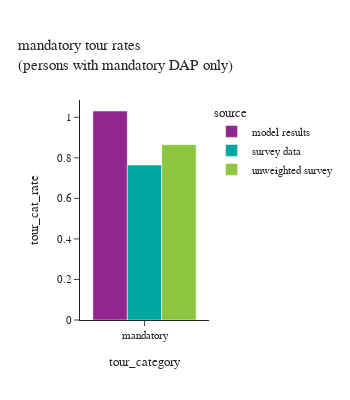
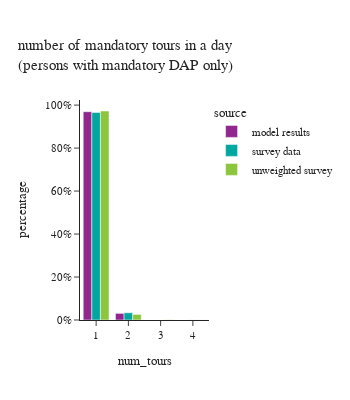

The code cell stored with these charts, in order, in its notebook:
### Markdown cell above
## mandatory tours per person

$$\text{mandatory tour rates} = {\text{count of all mandatory tours made by M DAP persons} \over \text{M DAP person count}}$$

### Code cell
#| layout-ncol: 2

# mandatory tour rates
df_plot = m_tour_data.groupby(['source','tour_category'])[['tour_weight']].sum().reset_index(). \
    merge(df_m_person_count, how='left', on='source')
df_plot['tour_cat_rate'] = df_plot['tour_weight']/df_plot['person_weight']

fig = px.bar(df_plot, x="tour_category", y="tour_cat_rate", color="source",barmode="group", #template="simple_white",
             # color_discrete_sequence=config['psrc_color'],
             title="mandatory tour rates <br>(persons with mandatory DAP only)")
fig.update_layout(height=400, width=350)
fig.show()

# number of mandatory tours
df_plot = m_tour_data[['person_id','source','tour_category','tour_id','person_weight']].groupby(['person_id','source','tour_category','person_weight']).count().reset_index()
df_plot['num_tours'] = df_plot['tour_id']
df_plot = df_plot.groupby(['source','tour_category','num_tours'])[['person_weight']].sum().reset_index()
df_plot['percentage'] = df_plot.groupby(['tour_category','source'], group_keys=False)['person_weight']. \
    apply(lambda x: x / float(x.sum()))

fig = px.bar(df_plot, x="num_tours", y="percentage", color="source",barmode="group",
             title="number of mandatory tours in a day <br>(persons with mandatory DAP only)")
fig.update_layout(height=400, width=350, yaxis=dict(tickformat=".0%"))
fig.show()

### Figure 1 — Plotly figure (JSON) as saved in the notebook; plotly's stock layout.template omitted (floating-point values rounded to 4 significant figures)
{"data": [{"alignmentgroup": "True", "hovertemplate": "source=model results<br>tour_category=%{x}<br>tour_cat_rate=%{y}<extra></extra>", "legendgroup": "model results", "marker": {"color": "#91268F", "pattern": {"shape": ""}}, "name": "model results", "offsetgroup": "model results", "orientation": "v", "showlegend": true, "textposition": "auto", "type": "bar", "x": ["mandatory"], "xaxis": "x", "y": [1.031], "yaxis": "y"}, {"alignmentgroup": "True", "hovertemplate": "source=survey data<br>tour_category=%{x}<br>tour_cat_rate=%{y}<extra></extra>", "legendgroup": "survey data", "marker": {"color": "#00A7A0", "pattern": {"shape": ""}}, "name": "survey data", "offsetgroup": "survey data", "orientation": "v", "showlegend": true, "textposition": "auto", "type": "bar", "x": ["mandatory"], "xaxis": "x", "y": [0.7644], "yaxis": "y"}, {"alignmentgroup": "True", "hovertemplate": "source=unweighted survey<br>tour_category=%{x}<br>tour_cat_rate=%{y}<extra></extra>", "legendgroup": "unweighted survey", "marker": {"color": "#8CC63E", "pattern": {"shape": ""}}, "name": "unweighted survey", "offsetgroup": "unweighted survey", "orientation": "v", "showlegend": true, "textposition": "auto", "type": "bar", "x": ["mandatory"], "xaxis": "x", "y": [0.8648], "yaxis": "y"}], "layout": {"barmode": "group", "height": 400, "legend": {"title": {"text": "source"}, "tracegroupgap": 0}, "title": {"text": "mandatory tour rates <br>(persons with mandatory DAP only)"}, "width": 350, "xaxis": {"anchor": "y", "domain": [0.0, 1.0], "title": {"text": "tour_category"}}, "yaxis": {"anchor": "x", "domain": [0.0, 1.0], "title": {"text": "tour_cat_rate"}}}}

### Figure 2 — Plotly figure (JSON) as saved in the notebook; plotly's stock layout.template omitted (floating-point values rounded to 4 significant figures)
{"data": [{"alignmentgroup": "True", "hovertemplate": "source=model results<br>num_tours=%{x}<br>percentage=%{y}<extra></extra>", "legendgroup": "model results", "marker": {"color": "#91268F", "pattern": {"shape": ""}}, "name": "model results", "offsetgroup": "model results", "orientation": "v", "showlegend": true, "textposition": "auto", "type": "bar", "x": [1, 2], "xaxis": "x", "y": [0.9692, 0.03075], "yaxis": "y"}, {"alignmentgroup": "True", "hovertemplate": "source=survey data<br>num_tours=%{x}<br>percentage=%{y}<extra></extra>", "legendgroup": "survey data", "marker": {"color": "#00A7A0", "pattern": {"shape": ""}}, "name": "survey data", "offsetgroup": "survey data", "orientation": "v", "showlegend": true, "textposition": "auto", "type": "bar", "x": [1, 2, 3, 4], "xaxis": "x", "y": [0.9659, 0.03373, 4.43e-05, 0.0003399], "yaxis": "y"}, {"alignmentgroup": "True", "hovertemplate": "source=unweighted survey<br>num_tours=%{x}<br>percentage=%{y}<extra></extra>", "legendgroup": "unweighted survey", "marker": {"color": "#8CC63E", "pattern": {"shape": ""}}, "name": "unweighted survey", "offsetgroup": "unweighted survey", "orientation": "v", "showlegend": true, "textposition": "auto", "type": "bar", "x": [1, 2, 3, 4], "xaxis": "x", "y": [0.9726, 0.02605, 0.0009302, 0.0004651], "yaxis": "y"}], "layout": {"barmode": "group", "height": 400, "legend": {"title": {"text": "source"}, "tracegroupgap": 0}, "title": {"text": "number of mandatory tours in a day <br>(persons with mandatory DAP only)"}, "width": 350, "xaxis": {"anchor": "y", "domain": [0.0, 1.0], "title": {"text": "num_tours"}}, "yaxis": {"anchor": "x", "domain": [0.0, 1.0], "tickformat": ".0%", "title": {"text": "percentage"}}}}
